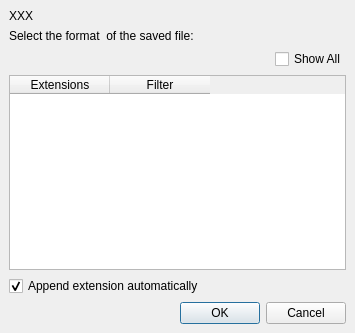
<ui version="4.0" >
 <class>SelectFilterDialog</class>
 <widget class="QDialog" name="SelectFilterDialog" >
  <property name="geometry" >
   <rect>
    <x>0</x>
    <y>0</y>
    <width>355</width>
    <height>333</height>
   </rect>
  </property>
  <property name="windowTitle" >
   <string>Select Filter</string>
  </property>
  <property name="windowIcon" >
   <iconset resource="icons.qrc" >:/program/icons/aten.png</iconset>
  </property>
  <layout class="QVBoxLayout" >
   <property name="margin" >
    <number>9</number>
   </property>
   <property name="spacing" >
    <number>6</number>
   </property>
   <item>
    <widget class="QLabel" name="TextLabel" >
     <property name="text" >
      <string>XXX</string>
     </property>
    </widget>
   </item>
   <item>
    <widget class="QLabel" name="label" >
     <property name="text" >
      <string>Select the format  of the saved file:</string>
     </property>
    </widget>
   </item>
   <item>
    <layout class="QHBoxLayout" >
     <property name="margin" >
      <number>0</number>
     </property>
     <property name="spacing" >
      <number>6</number>
     </property>
     <item>
      <spacer>
       <property name="orientation" >
        <enum>Qt::Horizontal</enum>
       </property>
       <property name="sizeHint" >
        <size>
         <width>40</width>
         <height>20</height>
        </size>
       </property>
      </spacer>
     </item>
     <item>
      <widget class="QCheckBox" name="ShowAllCheck" >
       <property name="toolTip" >
        <string>Show all filters, not just those that match the file extension</string>
       </property>
       <property name="text" >
        <string>Show All</string>
       </property>
      </widget>
     </item>
    </layout>
   </item>
   <item>
    <widget class="QTableWidget" name="FilterTable" >
     <property name="editTriggers" >
      <set>QAbstractItemView::NoEditTriggers</set>
     </property>
     <property name="selectionMode" >
      <enum>QAbstractItemView::SingleSelection</enum>
     </property>
     <property name="selectionBehavior" >
      <enum>QAbstractItemView::SelectRows</enum>
     </property>
     <column>
      <property name="text" >
       <string>Extensions</string>
      </property>
     </column>
     <column>
      <property name="text" >
       <string>Filter</string>
      </property>
     </column>
    </widget>
   </item>
   <item>
    <widget class="QCheckBox" name="AppendExtensionCheck" >
     <property name="text" >
      <string>Append extension automatically</string>
     </property>
     <property name="checked" >
      <bool>true</bool>
     </property>
    </widget>
   </item>
   <item>
    <widget class="QDialogButtonBox" name="buttonBox" >
     <property name="maximumSize" >
      <size>
       <width>16777215</width>
       <height>30</height>
      </size>
     </property>
     <property name="orientation" >
      <enum>Qt::Horizontal</enum>
     </property>
     <property name="standardButtons" >
      <set>QDialogButtonBox::Cancel|QDialogButtonBox::NoButton|QDialogButtonBox::Ok</set>
     </property>
    </widget>
   </item>
  </layout>
 </widget>
 <resources>
  <include location="icons.qrc" />
 </resources>
 <connections>
  <connection>
   <sender>buttonBox</sender>
   <signal>accepted()</signal>
   <receiver>SelectFilterDialog</receiver>
   <slot>accept()</slot>
   <hints>
    <hint type="sourcelabel" >
     <x>248</x>
     <y>254</y>
    </hint>
    <hint type="destinationlabel" >
     <x>157</x>
     <y>274</y>
    </hint>
   </hints>
  </connection>
  <connection>
   <sender>buttonBox</sender>
   <signal>rejected()</signal>
   <receiver>SelectFilterDialog</receiver>
   <slot>reject()</slot>
   <hints>
    <hint type="sourcelabel" >
     <x>316</x>
     <y>260</y>
    </hint>
    <hint type="destinationlabel" >
     <x>286</x>
     <y>274</y>
    </hint>
   </hints>
  </connection>
 </connections>
</ui>
